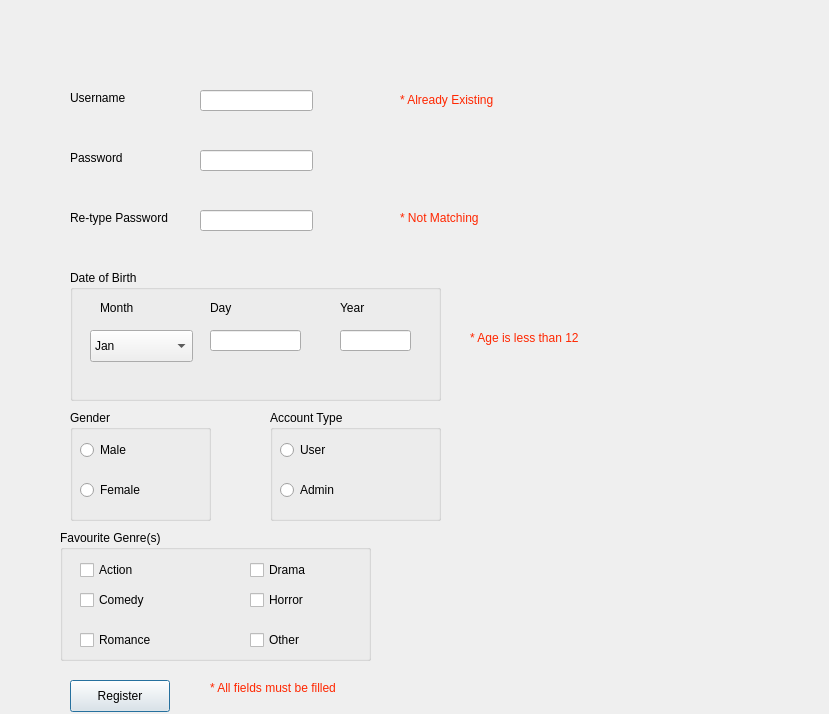
<?xml version="1.0" encoding="UTF-8"?>
<ui version="4.0">
 <class>RegisterWindow</class>
 <widget class="QDialog" name="RegisterWindow">
  <property name="geometry">
   <rect>
    <x>0</x>
    <y>0</y>
    <width>829</width>
    <height>714</height>
   </rect>
  </property>
  <property name="windowTitle">
   <string>Dialog</string>
  </property>
  <widget class="QLabel" name="label_username">
   <property name="geometry">
    <rect>
     <x>70</x>
     <y>90</y>
     <width>81</width>
     <height>16</height>
    </rect>
   </property>
   <property name="text">
    <string>Username</string>
   </property>
  </widget>
  <widget class="QLabel" name="label_password">
   <property name="geometry">
    <rect>
     <x>70</x>
     <y>150</y>
     <width>81</width>
     <height>16</height>
    </rect>
   </property>
   <property name="text">
    <string>Password</string>
   </property>
  </widget>
  <widget class="QLabel" name="label_retype_password">
   <property name="geometry">
    <rect>
     <x>70</x>
     <y>210</y>
     <width>121</width>
     <height>16</height>
    </rect>
   </property>
   <property name="text">
    <string>Re-type Password</string>
   </property>
  </widget>
  <widget class="QLineEdit" name="lineEdit_username">
   <property name="geometry">
    <rect>
     <x>200</x>
     <y>90</y>
     <width>113</width>
     <height>21</height>
    </rect>
   </property>
  </widget>
  <widget class="QLineEdit" name="lineEdit_password">
   <property name="geometry">
    <rect>
     <x>200</x>
     <y>150</y>
     <width>113</width>
     <height>21</height>
    </rect>
   </property>
   <property name="echoMode">
    <enum>QLineEdit::Password</enum>
   </property>
  </widget>
  <widget class="QLineEdit" name="lineEdit_retype_password">
   <property name="geometry">
    <rect>
     <x>200</x>
     <y>210</y>
     <width>113</width>
     <height>21</height>
    </rect>
   </property>
   <property name="echoMode">
    <enum>QLineEdit::Password</enum>
   </property>
  </widget>
  <widget class="QLabel" name="label_alreadyexisting">
   <property name="geometry">
    <rect>
     <x>400</x>
     <y>90</y>
     <width>161</width>
     <height>21</height>
    </rect>
   </property>
   <property name="text">
    <string>&lt;html&gt;&lt;head/&gt;&lt;body&gt;&lt;p&gt;&lt;span style=&quot; color:#ff2600;&quot;&gt;* Already Existing&lt;/span&gt;&lt;/p&gt;&lt;/body&gt;&lt;/html&gt;</string>
   </property>
  </widget>
  <widget class="QLabel" name="label_nomatch">
   <property name="geometry">
    <rect>
     <x>400</x>
     <y>210</y>
     <width>181</width>
     <height>16</height>
    </rect>
   </property>
   <property name="text">
    <string>&lt;html&gt;&lt;head/&gt;&lt;body&gt;&lt;p&gt;&lt;span style=&quot; color:#ff2600;&quot;&gt;* Not Matching&lt;/span&gt;&lt;/p&gt;&lt;/body&gt;&lt;/html&gt;</string>
   </property>
  </widget>
  <widget class="QGroupBox" name="groupBox_DOB">
   <property name="geometry">
    <rect>
     <x>70</x>
     <y>270</y>
     <width>371</width>
     <height>131</height>
    </rect>
   </property>
   <property name="title">
    <string>Date of Birth</string>
   </property>
   <widget class="QComboBox" name="comboBox_month">
    <property name="geometry">
     <rect>
      <x>20</x>
      <y>60</y>
      <width>103</width>
      <height>32</height>
     </rect>
    </property>
    <item>
     <property name="text">
      <string>Jan</string>
     </property>
    </item>
    <item>
     <property name="text">
      <string>Feb</string>
     </property>
    </item>
    <item>
     <property name="text">
      <string>Mar</string>
     </property>
    </item>
    <item>
     <property name="text">
      <string>Apr</string>
     </property>
    </item>
    <item>
     <property name="text">
      <string>May</string>
     </property>
    </item>
    <item>
     <property name="text">
      <string>Jun</string>
     </property>
    </item>
    <item>
     <property name="text">
      <string>Jul</string>
     </property>
    </item>
    <item>
     <property name="text">
      <string>Aug</string>
     </property>
    </item>
    <item>
     <property name="text">
      <string>Sep</string>
     </property>
    </item>
    <item>
     <property name="text">
      <string>Oct</string>
     </property>
    </item>
    <item>
     <property name="text">
      <string>Nov</string>
     </property>
    </item>
    <item>
     <property name="text">
      <string>Dec</string>
     </property>
    </item>
   </widget>
   <widget class="QLineEdit" name="lineEdit_day">
    <property name="geometry">
     <rect>
      <x>140</x>
      <y>60</y>
      <width>91</width>
      <height>21</height>
     </rect>
    </property>
   </widget>
   <widget class="QLineEdit" name="lineEdit_year">
    <property name="geometry">
     <rect>
      <x>270</x>
      <y>60</y>
      <width>71</width>
      <height>21</height>
     </rect>
    </property>
   </widget>
   <widget class="QLabel" name="label_month">
    <property name="geometry">
     <rect>
      <x>30</x>
      <y>30</y>
      <width>58</width>
      <height>16</height>
     </rect>
    </property>
    <property name="text">
     <string>Month</string>
    </property>
   </widget>
   <widget class="QLabel" name="label_day">
    <property name="geometry">
     <rect>
      <x>140</x>
      <y>30</y>
      <width>58</width>
      <height>16</height>
     </rect>
    </property>
    <property name="text">
     <string>Day</string>
    </property>
   </widget>
   <widget class="QLabel" name="label_year">
    <property name="geometry">
     <rect>
      <x>270</x>
      <y>30</y>
      <width>58</width>
      <height>16</height>
     </rect>
    </property>
    <property name="text">
     <string>Year</string>
    </property>
   </widget>
  </widget>
  <widget class="QLabel" name="label_ageerror">
   <property name="geometry">
    <rect>
     <x>470</x>
     <y>330</y>
     <width>141</width>
     <height>16</height>
    </rect>
   </property>
   <property name="text">
    <string>&lt;html&gt;&lt;head/&gt;&lt;body&gt;&lt;p&gt;&lt;span style=&quot; color:#ff2600;&quot;&gt;* Age is less than 12&lt;/span&gt;&lt;/p&gt;&lt;/body&gt;&lt;/html&gt;</string>
   </property>
  </widget>
  <widget class="QGroupBox" name="groupBox_gender">
   <property name="geometry">
    <rect>
     <x>70</x>
     <y>410</y>
     <width>141</width>
     <height>111</height>
    </rect>
   </property>
   <property name="title">
    <string>Gender</string>
   </property>
   <widget class="QRadioButton" name="radioButton_male">
    <property name="geometry">
     <rect>
      <x>10</x>
      <y>30</y>
      <width>99</width>
      <height>20</height>
     </rect>
    </property>
    <property name="text">
     <string>Male</string>
    </property>
   </widget>
   <widget class="QRadioButton" name="radioButton_female">
    <property name="geometry">
     <rect>
      <x>10</x>
      <y>70</y>
      <width>99</width>
      <height>20</height>
     </rect>
    </property>
    <property name="text">
     <string>Female</string>
    </property>
   </widget>
  </widget>
  <widget class="QGroupBox" name="groupBox_acctype">
   <property name="geometry">
    <rect>
     <x>270</x>
     <y>410</y>
     <width>171</width>
     <height>111</height>
    </rect>
   </property>
   <property name="title">
    <string>Account Type</string>
   </property>
   <widget class="QRadioButton" name="radioButton_user">
    <property name="geometry">
     <rect>
      <x>10</x>
      <y>30</y>
      <width>99</width>
      <height>20</height>
     </rect>
    </property>
    <property name="text">
     <string>User</string>
    </property>
   </widget>
   <widget class="QRadioButton" name="radioButton_admin">
    <property name="geometry">
     <rect>
      <x>10</x>
      <y>70</y>
      <width>99</width>
      <height>20</height>
     </rect>
    </property>
    <property name="text">
     <string>Admin</string>
    </property>
   </widget>
  </widget>
  <widget class="QGroupBox" name="groupBox_genres">
   <property name="geometry">
    <rect>
     <x>60</x>
     <y>530</y>
     <width>311</width>
     <height>131</height>
    </rect>
   </property>
   <property name="title">
    <string>Favourite Genre(s)</string>
   </property>
   <widget class="QCheckBox" name="checkBox_action">
    <property name="geometry">
     <rect>
      <x>20</x>
      <y>30</y>
      <width>85</width>
      <height>20</height>
     </rect>
    </property>
    <property name="text">
     <string>Action</string>
    </property>
   </widget>
   <widget class="QCheckBox" name="checkBox_comedy">
    <property name="geometry">
     <rect>
      <x>20</x>
      <y>60</y>
      <width>85</width>
      <height>20</height>
     </rect>
    </property>
    <property name="text">
     <string>Comedy</string>
    </property>
   </widget>
   <widget class="QCheckBox" name="checkBox_romance">
    <property name="geometry">
     <rect>
      <x>20</x>
      <y>100</y>
      <width>85</width>
      <height>20</height>
     </rect>
    </property>
    <property name="text">
     <string>Romance</string>
    </property>
   </widget>
   <widget class="QCheckBox" name="checkBox_drama">
    <property name="geometry">
     <rect>
      <x>190</x>
      <y>30</y>
      <width>85</width>
      <height>20</height>
     </rect>
    </property>
    <property name="text">
     <string>Drama</string>
    </property>
   </widget>
   <widget class="QCheckBox" name="checkBox_horror">
    <property name="geometry">
     <rect>
      <x>190</x>
      <y>60</y>
      <width>85</width>
      <height>20</height>
     </rect>
    </property>
    <property name="text">
     <string>Horror</string>
    </property>
   </widget>
   <widget class="QCheckBox" name="checkBox_other">
    <property name="geometry">
     <rect>
      <x>190</x>
      <y>100</y>
      <width>85</width>
      <height>20</height>
     </rect>
    </property>
    <property name="text">
     <string>Other</string>
    </property>
   </widget>
  </widget>
  <widget class="QPushButton" name="pushButton_register">
   <property name="geometry">
    <rect>
     <x>70</x>
     <y>680</y>
     <width>100</width>
     <height>32</height>
    </rect>
   </property>
   <property name="text">
    <string>Register</string>
   </property>
  </widget>
  <widget class="QLabel" name="label_fillederror">
   <property name="geometry">
    <rect>
     <x>210</x>
     <y>680</y>
     <width>161</width>
     <height>16</height>
    </rect>
   </property>
   <property name="text">
    <string>&lt;html&gt;&lt;head/&gt;&lt;body&gt;&lt;p&gt;&lt;span style=&quot; color:#ff2600;&quot;&gt;* All fields must be filled&lt;/span&gt;&lt;/p&gt;&lt;/body&gt;&lt;/html&gt;</string>
   </property>
  </widget>
 </widget>
 <resources/>
 <connections/>
</ui>
